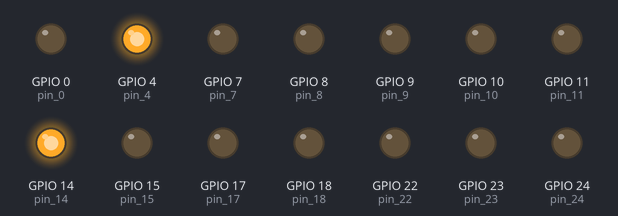
This program was run on a simulated Raspberry Pi (BCM pin numbers). Parts: output pins drawn as LEDs (lit = HIGH). At 8.0 s the program stops and its outputs stay as they are.

Above: at 0.1 s.
At 8.1 s:
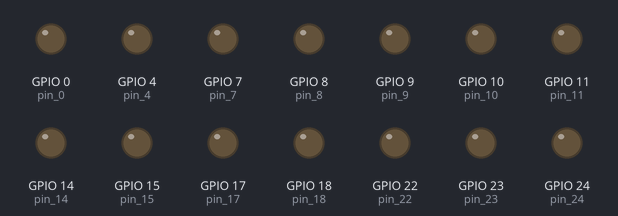
Timing chart, 0 to 9.5 s (numbered marks = the images above):
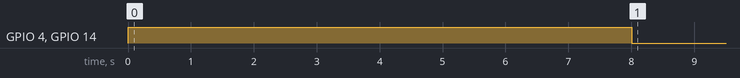

Measured:
- by itself, GPIO 4 (pin_4), GPIO 14 (pin_14): LOW → HIGH at 0.01 s, → LOW 8.0 s later

The program:

segment_test.py
```python
import gpiozero
from gpiozero import LED
from time import sleep

pin_4 = LED(4)
pin_14 = LED(14)
pin_17 = LED(17)
pin_27 = LED(27)
pin_22 = LED(22)
pin_10 = LED(10)
pin_9 = LED(9)
pin_11 = LED(11)
pin_0 = LED(0)
pin_15 = LED(15)
pin_18 = LED(18)
pin_23 = LED(23)
pin_24 = LED(24)
pin_25 = LED(25)
pin_8 = LED(8)
pin_7 = LED(7)

pin_4.on()
pin_14.on()
pin_17.off()
pin_27.off()
pin_22.off()
pin_10.off()
pin_9.off()
pin_11.off()
pin_0.off()
pin_15.off()
pin_18.off()
pin_23.off()
pin_24.off()
pin_25.off()
pin_8.off()
pin_7.off()

sleep(8)

pin_4.off()
pin_14.off()
pin_17.on()
pin_27.on()
pin_22.on()
pin_10.on()
pin_9.on()
pin_11.on()
pin_0.on()
pin_15.on()
pin_18.on()
pin_23.on()
pin_24.on()
pin_25.on()
pin_8.on()
pin_7.on()
```
